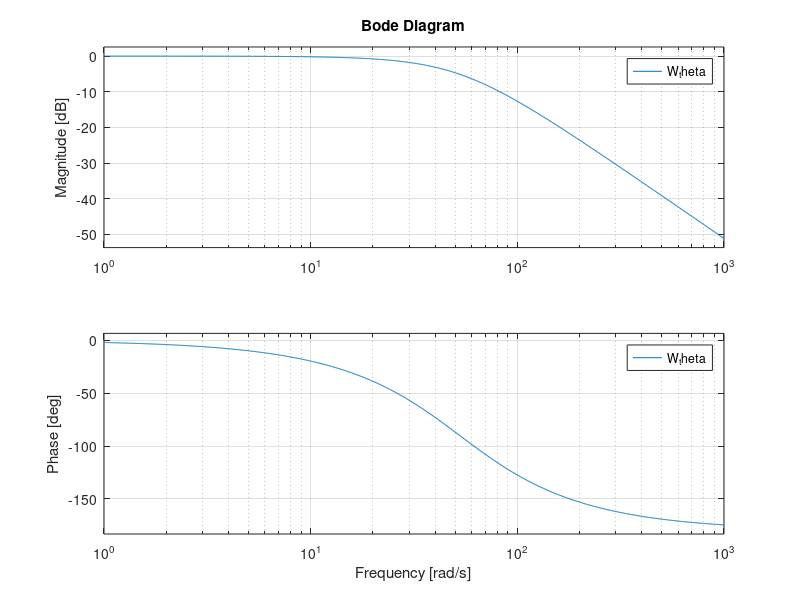

Source code (MATLAB): (Note: this script raises an error after producing the figure.)
clc; close all; clear variables;

e_max = deg2rad(60);    % максимальное отклонение по углу
Nmax = 36288;
u_max = 2*Nmax^2 % 2.6336e+09 - показатель максимально возможного момента
J_z = 2.383e-3;
J_x = 1.34e-3;
rho = 1.19;
K_m = 1.4763e-09;       % коэффициент тяги пропеллера
% k_T = K_m/J_z;    % from Guarang thrust
k_T = K_m / J_x;
 
ksi = 0.9;    % колебательность контура, задаётся
% тангаж
% 0.8 - 0.095sec 1.5% overshoot
% 0.9 - 0.12sec
% 1.0 - 0.148sec

% крен

%%
k_p = u_max / e_max
w_n = sqrt(k_T*k_p);    % собственная частота колебательного звена
k_d = 2*ksi*w_n / k_T

%%
W_theta = tf([k_p*k_T], [1 k_d*k_T k_T*k_p])
bode(W_theta);
%%
opt = stepDataOptions;
opt.StepAmplitude = deg2rad(20);
step(W_theta, opt)

%%